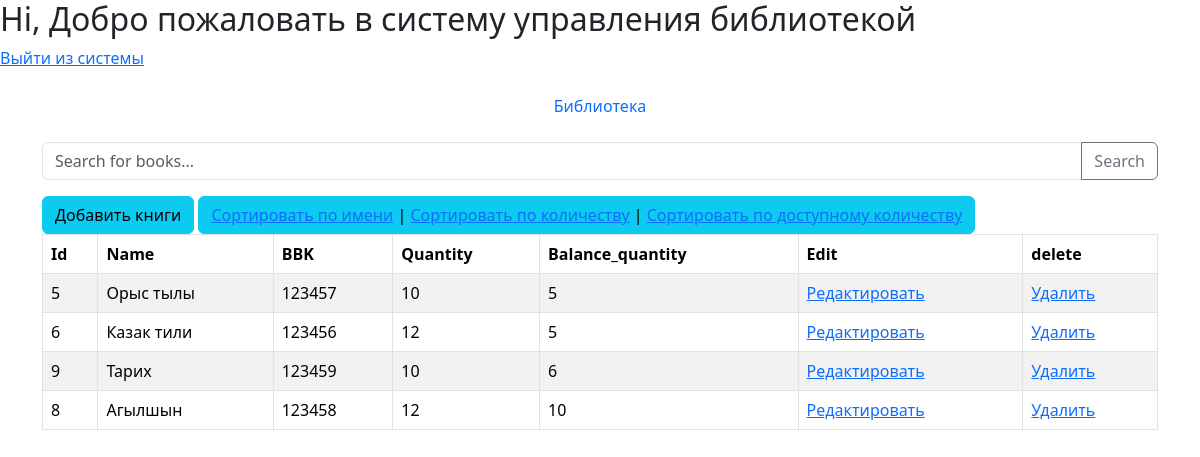
Page /?sort=balance_quantity on the committed database.
### myapp/models.py (models this page shows, shortened)
class Book(models.Model):
    name = models.CharField(max_length=255)
    bbk = models.CharField(max_length=100, verbose_name="BBK")
    quantity = models.IntegerField(verbose_name="Quantity")
    balance_quantity = models.IntegerField(verbose_name="Balance Quantity")

### myapp/views.py (the view)
# urls.py: path('', views.index, name='index'),
def index(request):
    sort = request.GET.get('sort', 'name')  # Устанавливаем 'name' как значение по умолчанию для сортировки
    search_query = request.GET.get('q', '')  # Получаем поисковый запрос
    books = Book.objects.all()
    if search_query:
        books = books.filter(
            Q(name__icontains=search_query) |
            Q(bbk__icontains=search_query)
        )
    if sort in ['name', 'quantity', 'balance_quantity', 'bbk', 'id']:
        books = books.order_by(sort)
    return render(request, 'myapp/index.html', {'books': books, 'current_sort': sort})

### myapp/templates/myapp/index.html (shortened to what this page needs)
<html lang="en">
<head>
    <link href="https://cdn.jsdelivr.net/npm/bootstrap@5.3.2/dist/css/bootstrap.min.css" rel='stylesheet'>
</head>
<body>
    <h2>Hi, Добро пожаловать в систему управления библиотекой</h2>
    <span><a href="{% url "myapp:logout" %}">Выйти из системы</a></span>
    <header class="d-flex justify-content-center py-3">
        <ul class="nav nav-pills">
          <li class="nav-item"><a href="{% url 'myapp:index' %}" class="nav-link">Библиотека</a></li>
        </ul>
      </header>
    <div class="container">
 <form method="get" action="{% url 'myapp:index' %}">
    <div class="input-group mb-3">
        <input type="text" class="form-control" placeholder="Search for books..." name="q"  value="{{ request.GET.q }}">
        <button class="btn btn-outline-secondary" type="submit">Search</button>
    </div>
    <a href="{% url 'myapp:add_book' %}" class="btn btn-info btn_vertical">Добавить книги</a>
    <div  class="btn btn-info btn_vertical">
        <a href="{% url 'myapp:index' %}?sort=name" class="{% if current_sort == 'name' %}active{% endif %}">Сортировать по имени</a> |
        <a href="{% url 'myapp:index' %}?sort=quantity" class="{% if current_sort == 'quantity' %}active{% endif %}">Сортировать по количеству</a> |
        <a href="{% url 'myapp:index' %}?sort=balance_quantity" class="{% if current_sort == 'balance_quantity' %}active{% endif %}">Сортировать по доступному количеству</a>
    </div>
<table id="table" class="table table-bordered table-striped">
    <thead>
    <tr>
        <th>Id</th>
        <th>Name</th>
        <th>BBK</th>
        <th>Quantity</th>
        <th>Balance_quantity</th>
        <th>Edit</th>
        <th>delete</th>
    </tr>
    </thead>
    <tbody>
    {% for book in books %}
        <tr>
            <td>{{ book.id }}</td>
            <td>{{ book.name }}</td>
            <td>{{ book.bbk}}</td>
            <td>{{ book.quantity }}</td>
            <td>{{ book.balance_quantity }}</td>
            <td><a href="edit/{{ book.pk }}/book">Редактировать</a></td>
            <td><a href="delete/{{ book.pk }}/book">Удалить</a></td>
        </tr>
    {% endfor %}
    </tbody>
</table>
    </div>
</body>
</html>

### rows in the picture
Book: id "5", name "Орыс тылы", bbk "123457", quantity "10", balance_quantity "5"
Book: id "6", name "Казак тили", bbk "123456", quantity "12", balance_quantity "5"
Book: id "9", name "Тарих", bbk "123459", quantity "10", balance_quantity "6"
Book: id "8", name "Агылшын", bbk "123458", quantity "12", balance_quantity "10"
